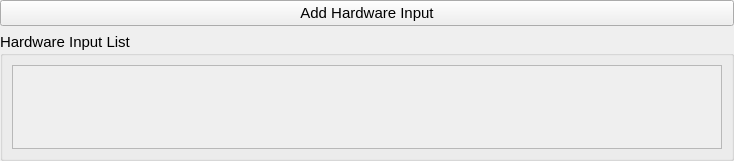
<?xml version="1.0" encoding="UTF-8"?>
<ui version="4.0">
 <class>Form</class>
 <widget class="QWidget" name="Form">
  <property name="geometry">
   <rect>
    <x>0</x>
    <y>0</y>
    <width>734</width>
    <height>161</height>
   </rect>
  </property>
  <property name="windowTitle">
   <string>Hardware Manager</string>
  </property>
  <layout class="QGridLayout" name="gridLayout">
   <property name="leftMargin">
    <number>0</number>
   </property>
   <property name="topMargin">
    <number>0</number>
   </property>
   <property name="rightMargin">
    <number>0</number>
   </property>
   <property name="bottomMargin">
    <number>0</number>
   </property>
   <item row="1" column="1">
    <widget class="QGroupBox" name="hardware_groupbox">
     <property name="font">
      <font>
       <pointsize>11</pointsize>
       <weight>50</weight>
       <bold>false</bold>
      </font>
     </property>
     <property name="title">
      <string>Hardware Input List:</string>
     </property>
     <layout class="QGridLayout" name="gridLayout_2">
      <item row="0" column="0">
       <widget class="QScrollArea" name="hardware_scrollarea">
        <property name="widgetResizable">
         <bool>true</bool>
        </property>
        <widget class="QWidget" name="scrollAreaWidgetContents">
         <property name="geometry">
          <rect>
           <x>0</x>
           <y>0</y>
           <width>712</width>
           <height>89</height>
          </rect>
         </property>
         <layout class="QVBoxLayout" name="verticalLayout_2">
          <item>
           <layout class="QVBoxLayout" name="hardware_list_layout"/>
          </item>
          <item>
           <spacer name="verticalSpacer">
            <property name="orientation">
             <enum>Qt::Vertical</enum>
            </property>
            <property name="sizeHint" stdset="0">
             <size>
              <width>20</width>
              <height>60</height>
             </size>
            </property>
           </spacer>
          </item>
         </layout>
        </widget>
       </widget>
      </item>
     </layout>
    </widget>
   </item>
   <item row="0" column="1">
    <widget class="QPushButton" name="btn_add_hardware">
     <property name="font">
      <font>
       <pointsize>11</pointsize>
       <weight>50</weight>
       <bold>false</bold>
      </font>
     </property>
     <property name="text">
      <string>Add Hardware Input</string>
     </property>
    </widget>
   </item>
  </layout>
 </widget>
 <resources/>
 <connections/>
</ui>
